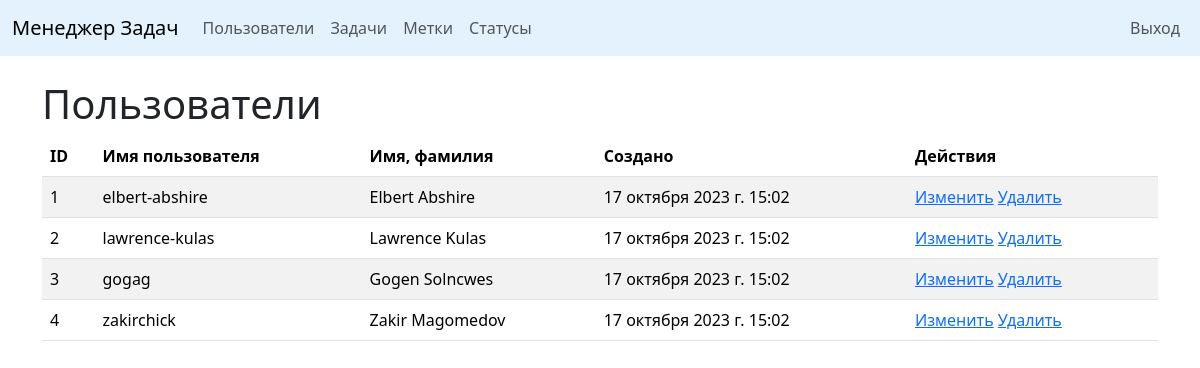
Screenshot of /users/ (signed in) with the database file from the repository.
### task_manager/users/models.py (models this page shows)
class User(AbstractUser):
    def __str__(self):
        if self.first_name and self.last_name:
            return f'{self.first_name} {self.last_name}'
        return self.username

### task_manager/users/views.py (the view)
# urls.py: path('', UserListView.as_view(), name="users_list"),
class UserListView(ListView):
    model = User
    template_name = 'users/users.html'
    context_object_name = 'users'

### task_manager/templates/users/users.html
{% extends 'for_import/base.html' %}
{% load i18n %}
{% block content %}
<div class="container mt-4">
    <h1>{% translate "Users" %}</h1>
    {% if users %}
    <table class="table table-striped">
        <thead>
            <tr>
                <th>ID</th>
                <th>{% translate "Username" %}</th>
                <th>{% translate "Full name" %}</th>
                <th>{% translate "Created" %}</th>
                <th>{% translate "Operation" %}</th>
            </tr>
        </thead>
        {% for person in users %}
        <tr>
            <td>{{person.id}}</td>
            <td>{{person.username}}</td>
            <td>{{person.first_name}} {{person.last_name}}</td>
            <td>{{person.date_joined}}</td>
            <td>
                <a href="{% url 'update_user' person.id %}">{% translate "Edit" %}</a>
                <a href="{% url 'delete_user' person.id %}">{% translate "Delete" %}</a>
            </td>
        </tr>
        {% endfor %}
    </table>
    {% else %}
        <h1>{% translate "No users" %}</h1>
    {% endif %}
</div>
{% endblock %}

### rows the page displays
User: id "1", username "elbert-abshire", first_name "Elbert", last_name "Abshire", date_joined "17 октября 2023 г. 15:02"
User: id "2", username "lawrence-kulas", first_name "Lawrence", last_name "Kulas", date_joined "17 октября 2023 г. 15:02"
User: id "3", username "gogag", first_name "Gogen", last_name "Solncwes", date_joined "17 октября 2023 г. 15:02"
User: id "4", username "zakirchick", first_name "Zakir", last_name "Magomedov", date_joined "17 октября 2023 г. 15:02"
